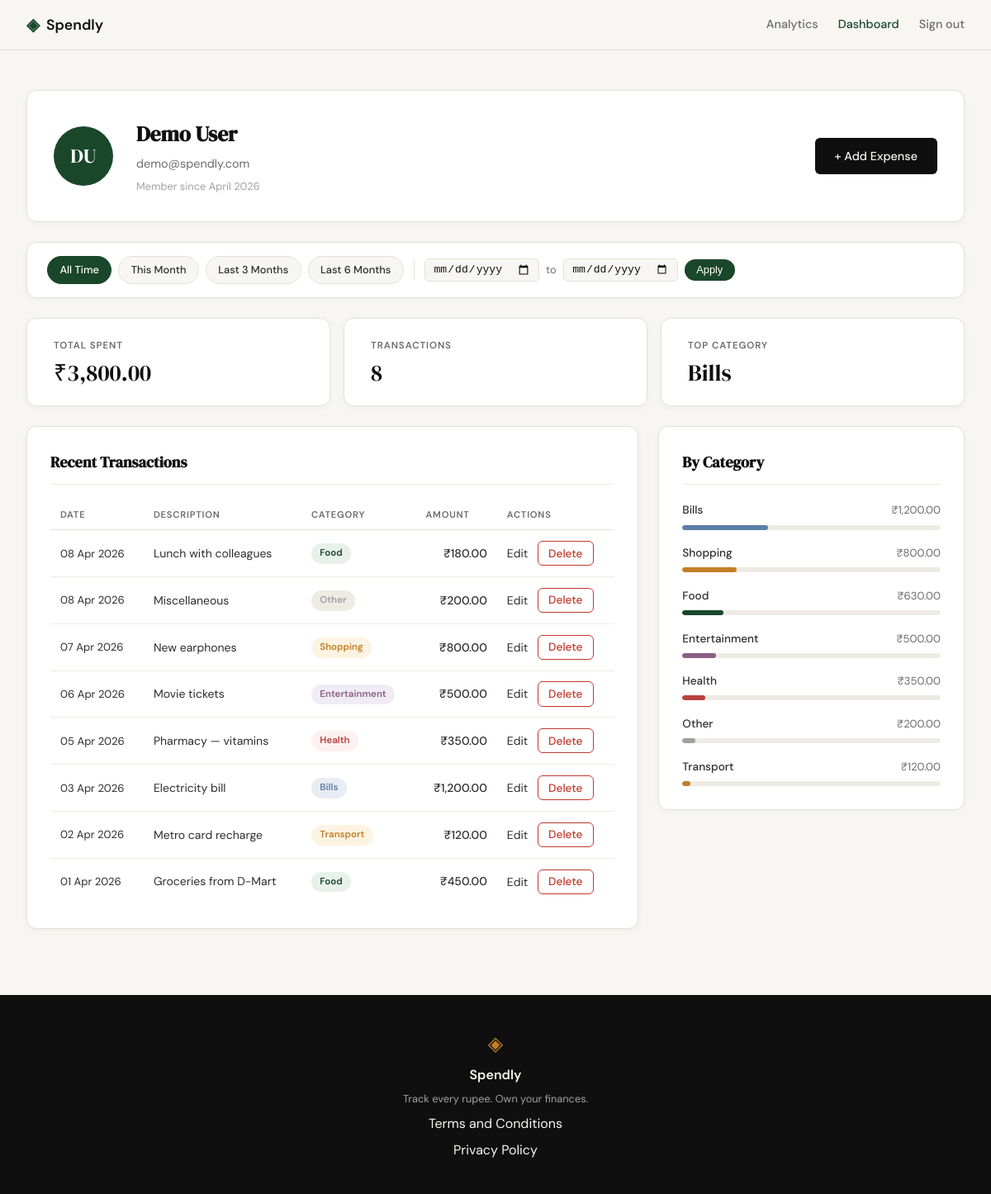
The page /profile (signed in) on the database as committed earlier.
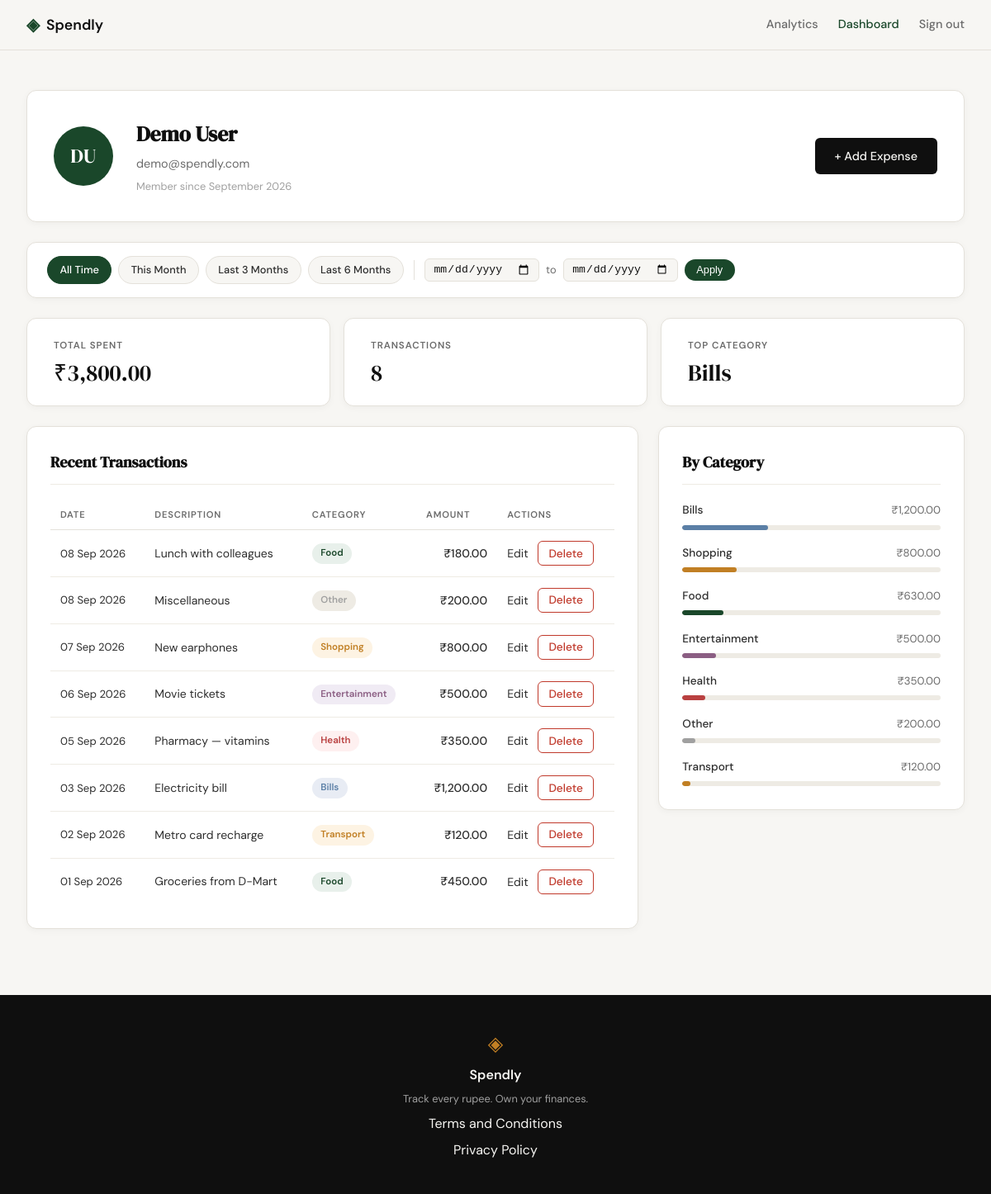
The same page on the database as committed later.
### tables this page shows
CREATE TABLE users (
            id            INTEGER PRIMARY KEY AUTOINCREMENT,
            name          TEXT    NOT NULL,
            email         TEXT    UNIQUE NOT NULL,
            password_hash TEXT    NOT NULL,
            created_at    TEXT    DEFAULT (datetime('now'))
        );

CREATE TABLE expenses (
            id          INTEGER PRIMARY KEY AUTOINCREMENT,
            user_id     INTEGER NOT NULL REFERENCES users(id),
            amount      REAL    NOT NULL,
            category    TEXT    NOT NULL,
            date        TEXT    NOT NULL,
            description TEXT,
            created_at  TEXT    DEFAULT (datetime('now'))
        );

### app.py (the view)
@app.route("/profile")
def profile():
    if not session.get("user_id"):
        return redirect(url_for("login"))
    uid = session["user_id"]
    today = date.today()
    date_from = _parse_date(request.args.get("date_from"))
    date_to = _parse_date(request.args.get("date_to"))
    if date_from and date_to and date_from > date_to:
        flash("Start date must be before end date.", "error")
        date_from = date_to = None
    today_str = today.isoformat()
    this_month_from = today.replace(day=1).isoformat()
    this_month_to = today.replace(
        day=calendar.monthrange(today.year, today.month)[1]
    ).isoformat()
    presets = {
        "this_month": {"date_from": this_month_from, "date_to": this_month_to},
        "last_3": {"date_from": _months_ago(today, 3), "date_to": today_str},
        "last_6": {"date_from": _months_ago(today, 6), "date_to": today_str},
    }
    return render_template(
        "profile.html",
        user=get_user_by_id(uid),
        stats=get_summary_stats(uid, date_from, date_to),
        expenses=get_recent_transactions(uid, date_from=date_from, date_to=date_to),
        categories=get_category_breakdown(uid, date_from, date_to),
        date_from=date_from,
        date_to=date_to,
        presets=presets,
    )

### app.py (called while the page is built)
def _parse_date(val):
    try:
        datetime.strptime(val, "%Y-%m-%d")
        return val
    except (ValueError, TypeError):
        return None

def _months_ago(today, n):
    m, y = today.month - n, today.year
    while m <= 0:
        m += 12
        y -= 1
    return date(y, m, 1).isoformat()

### database/db.py (called while the page is built)
def get_db():
    conn = sqlite3.connect(DB_PATH)
    conn.row_factory = sqlite3.Row
    conn.execute("PRAGMA foreign_keys = ON")
    return conn

### database/queries.py (called while the page is built)
def _build_date_filter(date_from, date_to):
    if date_from and date_to:
        return "AND date BETWEEN ? AND ?", [date_from, date_to]
    return "", []

def get_user_by_id(user_id):
    conn = get_db()
    row = conn.execute(
        "SELECT id, name, email, created_at FROM users WHERE id = ?",
        (user_id,),
    ).fetchone()
    conn.close()
    if row is None:
        return None
    name = row["name"]
    initials = "".join(w[0].upper() for w in name.split() if w)
    member_since = datetime.strptime(row["created_at"], "%Y-%m-%d %H:%M:%S").strftime(
        "%B %Y"
    )
    return {
        "name": name,
        "email": row["email"],
        "initials": initials,
        "member_since": member_since,
    }

def get_recent_transactions(user_id, limit=10, date_from=None, date_to=None):
    date_clause, date_params = _build_date_filter(date_from, date_to)
    params = [user_id] + date_params + [limit]
    conn = get_db()
    rows = conn.execute(
        "SELECT id, date, description, category, amount "
        "FROM expenses "
        "WHERE user_id = ? " + date_clause + " ORDER BY date DESC, id DESC "
        "LIMIT ?",
        params,
    ).fetchall()
    conn.close()
    return [
        {
            "id": row["id"],
            "date": datetime.strptime(row["date"], "%Y-%m-%d").strftime("%d %b %Y"),
            "description": row["description"],
            "category": row["category"],
            "amount": "{:,.2f}".format(row["amount"]),
        }
        for row in rows
    ]

### templates/profile.html (shortened to what this page needs)
{% extends "base.html" %}
{% block head %}
<link rel="stylesheet" href="{{ url_for('static', filename='css/profile.css') }}">
{% endblock %}
{% block content %}
<div class="profile-page">
    <div class="profile-inner">
        <div class="profile-header-card">
            <div class="profile-avatar">{{ user.initials }}</div>
            <div class="profile-info">
                <h1 class="profile-name">{{ user.name }}</h1>
                <p class="profile-email">{{ user.email }}</p>
                <p class="profile-since">Member since {{ user.member_since }}</p>
            </div>
            <a href="{{ url_for('add_expense') }}" class="btn-primary profile-add-btn">+ Add Expense</a>
        </div>
        <div class="filter-bar">
            <div class="filter-presets">
                <a href="{{ url_for('profile') }}"
                   class="filter-preset-btn{% if not date_from and not date_to %} filter-preset-btn--active{% endif %}">
                    All Time
                </a>
                <a href="{{ url_for('profile', date_from=presets.this_month.date_from, date_to=presets.this_month.date_to) }}"
                   class="filter-preset-btn{% if date_from == presets.this_month.date_from and date_to == presets.this_month.date_to %} filter-preset-btn--active{% endif %}">
                    This Month
                </a>
                <a href="{{ url_for('profile', date_from=presets.last_3.date_from, date_to=presets.last_3.date_to) }}"
                   class="filter-preset-btn{% if date_from == presets.last_3.date_from and date_to == presets.last_3.date_to %} filter-preset-btn--active{% endif %}">
                    Last 3 Months
                </a>
                <a href="{{ url_for('profile', date_from=presets.last_6.date_from, date_to=presets.last_6.date_to) }}"
                   class="filter-preset-btn{% if date_from == presets.last_6.date_from and date_to == presets.last_6.date_to %} filter-preset-btn--active{% endif %}">
                    Last 6 Months
                </a>
            </div>
            <form class="filter-form" method="GET" action="{{ url_for('profile') }}">
                <input type="date" name="date_from" class="filter-date-input"
                       value="{{ date_from or '' }}">
                <span class="filter-to-label">to</span>
                <input type="date" name="date_to" class="filter-date-input"
                       value="{{ date_to or '' }}">
                <button type="submit" class="filter-apply-btn">Apply</button>
            </form>
        </div>
        <div class="profile-stats">
            <div class="stat-card">
                <span class="stat-label">Total Spent</span>
                <span class="stat-value">₹{{ stats.total }}</span>
            </div>
            <div class="stat-card">
                <span class="stat-label">Transactions</span>
                <span class="stat-value">{{ stats.count }}</span>
            </div>
            <div class="stat-card">
                <span class="stat-label">Top Category</span>
                <span class="stat-value">{{ stats.top_category }}</span>
            </div>
        </div>
        <div class="profile-grid">
            <div class="profile-section">
                <div class="section-title-row">
                    <h2 class="section-title">Recent Transactions</h2>
                </div>
                <div class="tx-table-wrapper">
                    <table class="tx-table">
                        <thead>
                            <tr>
                                <th>Date</th>
                                <th>Description</th>
                                <th>Category</th>
                                <th class="tx-amount-col">Amount</th>
                                <th>Actions</th>
                            </tr>
                        </thead>
                        <tbody>
                            {% for tx in expenses %}
                            <tr>
                                <td class="tx-date">{{ tx.date }}</td>
                                <td class="tx-desc">{{ tx.description }}</td>
                                <td>
                                    <span class="cat-badge cat-badge--{{ tx.category | lower }}">
                                        {{ tx.category }}
                                    </span>
                                </td>
                                <td class="tx-amount">₹{{ tx.amount }}</td>
                                <td class="tx-actions">
                                    <a href="{{ url_for('edit_expense', id=tx.id) }}" class="tx-edit-link">Edit</a>
                                    <form method="POST" action="{{ url_for('delete_expense', id=tx.id) }}"
                                          style="display:inline"
                                          onsubmit="return confirm('Delete this expense?')">
                                        <button type="submit" class="btn-delete">Delete</button>
                                    </form>
                                </td>
                            </tr>
                            {% endfor %}
                        </tbody>
                    </table>
                </div>
            </div>
            <div class="profile-section">
                <h2 class="section-title">By Category</h2>
                <div class="category-list">
                    {% for cat in categories %}
                    <div class="cat-row">
                        <div class="cat-row-header">
                            <span class="cat-row-name">{{ cat.name }}</span>
                            <span class="cat-row-amount">₹{{ cat.amount }}</span>
                        </div>
                        <div class="cat-bar-track">
                            <div class="cat-bar cat-bar--{{ cat.name | lower }}"
                                 style="width: {{ cat.percent }}%"></div>
                        </div>
                    </div>
                    {% endfor %}
                </div>
            </div>
        </div>
    </div>
</div>
{% endblock %}

### templates/base.html (shortened to what this page needs)
<!DOCTYPE html>
<html lang="en">
<head>
    <link rel="stylesheet" href="{{ url_for('static', filename='css/style.css') }}">
    {% block head %}{% endblock %}
</head>
<body>
    <nav class="navbar">
        <div class="nav-inner">
            <a href="{{ url_for('landing') }}" class="nav-brand">
                <span class="brand-icon">◈</span>
                <span class="brand-name">Spendly</span>
            </a>
            <div class="nav-links">
                {% if session.user_id %}
                <a href="{{ url_for('analytics') }}" class="{{ 'nav-link-active' if request.endpoint == 'analytics' else '' }}">Analytics</a>
                <a href="{{ url_for('profile') }}" class="{{ 'nav-link-active' if request.endpoint == 'profile' else '' }}">Dashboard</a>
                <a href="{{ url_for('logout') }}">Sign out</a>
                {% else %}
                <a href="{{ url_for('login') }}">Sign in</a>
                <a href="{{ url_for('register') }}" class="nav-cta">Get started</a>
                {% endif %}
            </div>
        </div>
    </nav>
    <main class="main-content">
        {% block content %}{% endblock %}
    </main>
    <footer class="footer">
        <div class="footer-inner">
            <span class="brand-icon">◈</span>
            <span class="footer-name">Spendly</span>
            <p class="footer-copy">Track every rupee. Own your finances.</p>
            <a href="/terms">Terms and Conditions</a>
            <a href="/privacy">Privacy Policy</a>
        </div>
    </footer>
</body>
</html>

### static/css/style.css (style rules this page uses)
:root { --ink: #0f0f0f; --ink-soft: #2d2d2d; --ink-muted: #6b6b6b; --ink-faint: #a0a0a0; --paper: #f7f6f3; --paper-warm: #f0ede6; --paper-card: #ffffff; --accent: #1a472a; --accent-light: #e8f0eb; --accent-2: #c17f24; --accent-2-light: #fdf3e3; --danger: #c0392b; --danger-light: #fdecea; --border: #e4e1da; --border-soft: #eeebe4; --font-display: 'DM Serif Display', Georgia, serif; --font-body: 'DM Sans', system-ui, sans-serif; --max-width: 1200px; --auth-width: 440px; --radius-sm: 6px; --radius-md: 12px; --radius-lg: 20px; }
*, *::before, *::after { box-sizing: border-box; margin: 0; padding: 0; }
html { font-size: 16px; scroll-behavior: smooth; }
body { background: var(--paper); color: var(--ink); font-family: var(--font-body); font-size: 1rem; line-height: 1.6; -webkit-font-smoothing: antialiased; }
a { color: inherit; text-decoration: none; }
.navbar { position: sticky; top: 0; z-index: 100; background: var(--paper); border-bottom: 1px solid var(--border); padding: 0 2rem; }
.nav-inner { max-width: var(--max-width); margin: 0 auto; height: 60px; display: flex; align-items: center; justify-content: space-between; }
.nav-brand { display: flex; align-items: center; gap: 0.5rem; font-family: var(--font-body); font-weight: 600; font-size: 1.1rem; color: var(--ink); }
.brand-icon { color: var(--accent); font-size: 1.3rem; }
.brand-name { color: var(--ink); }
.nav-links { display: flex; align-items: center; gap: 1.5rem; font-size: 0.9rem; font-weight: 500; }
.nav-links a { color: var(--ink-muted); transition: color 0.2s; }
.nav-link-active { color: var(--accent) !important; font-weight: 500; }
.main-content { min-height: calc(100vh - 60px - 100px); }
.btn-primary { display: inline-block; background: var(--ink); color: var(--paper); padding: 0.65rem 1.5rem; border-radius: var(--radius-sm); font-family: var(--font-body); font-size: 0.9rem; font-weight: 500; cursor: pointer; border: none; transition: background 0.2s; text-decoration: none; }
.btn-delete { display: inline-block; background: transparent; color: var(--danger); border: 1px solid var(--danger); padding: 0.35rem 0.75rem; border-radius: var(--radius-sm); font-family: var(--font-body); font-size: 0.85rem; font-weight: 500; cursor: pointer; margin-left: 0.5rem; transition: background 0.2s; }
.footer { background: var(--ink); color: var(--paper); padding: 2.5rem 2rem; text-align: center; }
.footer-inner { display: flex; flex-direction: column; align-items: center; gap: 0.4rem; }
.footer .brand-icon { color: var(--accent-2); font-size: 1.5rem; }
.footer-name { font-weight: 600; font-size: 1rem; }
.footer-copy { font-size: 0.8rem; color: var(--ink-faint); }

Rows that differ between the two databases and show on the page:
changed expenses "Electricity bill": date "03 Apr 2026" → "03 Sep 2026"
changed expenses "Lunch with colleagues": date "08 Apr 2026" → "08 Sep 2026"
changed expenses "Miscellaneous": date "08 Apr 2026" → "08 Sep 2026"
changed expenses "New earphones": date "07 Apr 2026" → "07 Sep 2026"
changed expenses "Movie tickets": date "06 Apr 2026" → "06 Sep 2026"
changed expenses "Pharmacy — vitamins": date "05 Apr 2026" → "05 Sep 2026"
changed expenses "Metro card recharge": date "02 Apr 2026" → "02 Sep 2026"
changed expenses "Groceries from D-Mart": date "01 Apr 2026" → "01 Sep 2026"
Other text that changed with them:
{{ user.member_since }}: "April 2026" → "September 2026"
